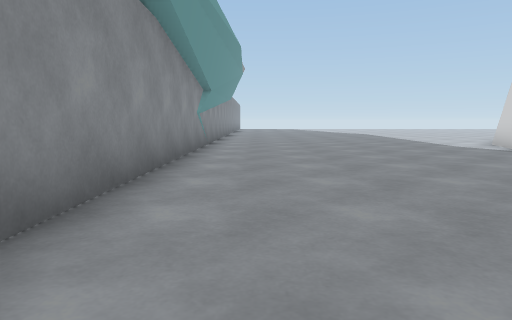
View 1 (above)

23 first-person views from a walk through a scene from a Unity 3-D project. The camera is 1.4 m above the floor, tilts 6° down and sees 70° across. The floor is counted in squares, 2 m on a side. Each view is taken from the middle of a square. On the plan, view 1 faces up. The plan holds only what a view shows up to about 11 squares ahead; the rest is blank. The place goes on beyond the plan. The player is left out. Some surface patterns are stand-ins.

View 2
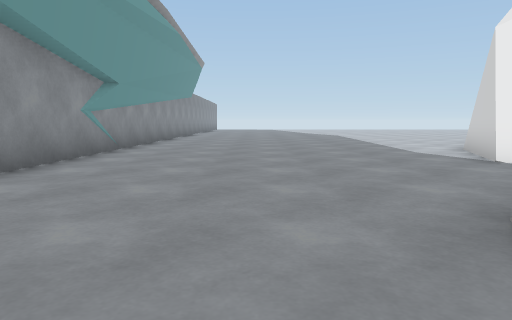

View 3
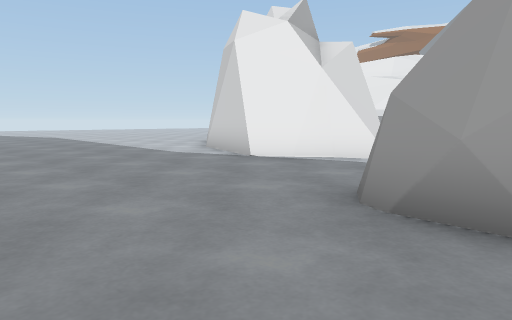

View 4
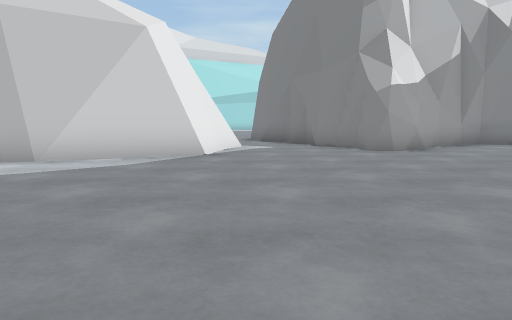

View 5
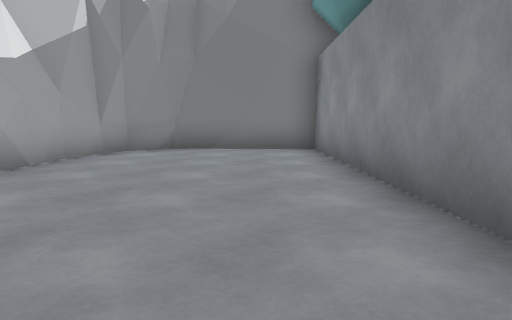

View 6
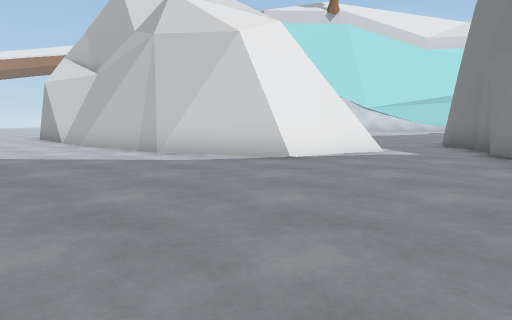

View 7
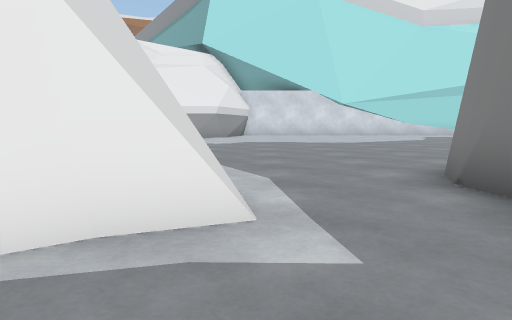

View 8
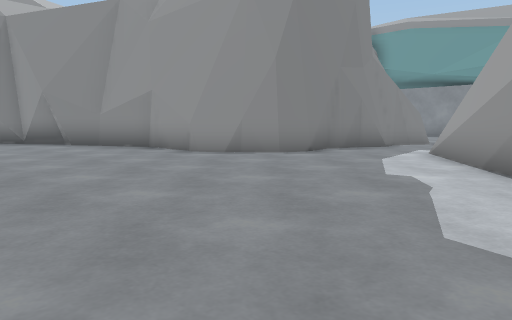

View 9
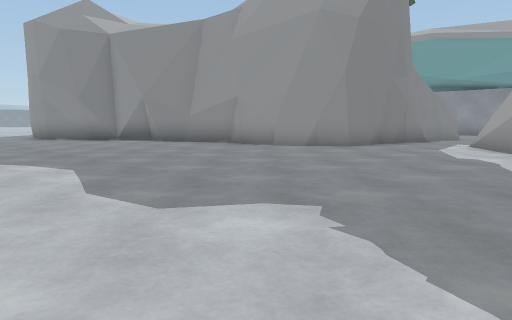

View 10
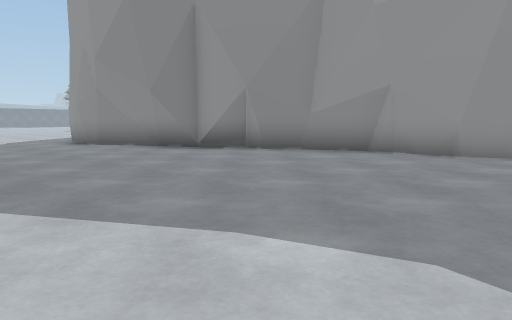

View 11
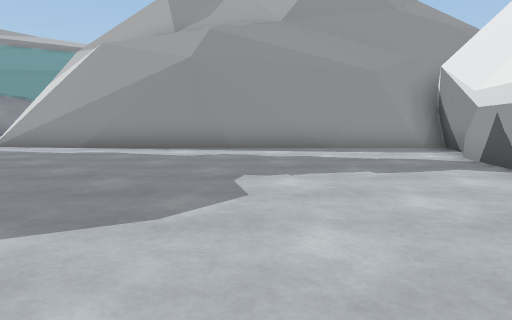

View 12
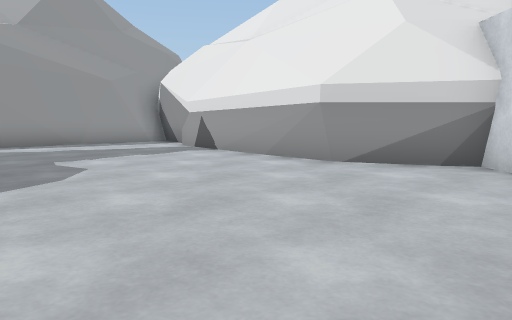

View 13
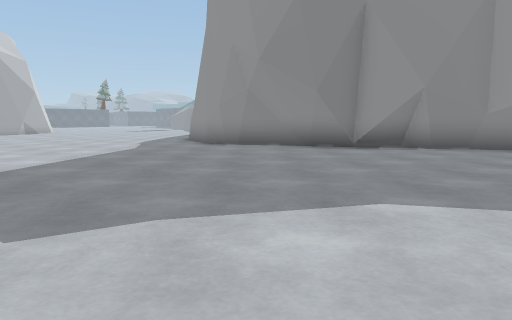

View 14
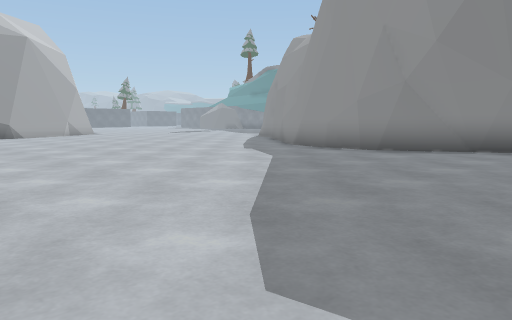

View 15
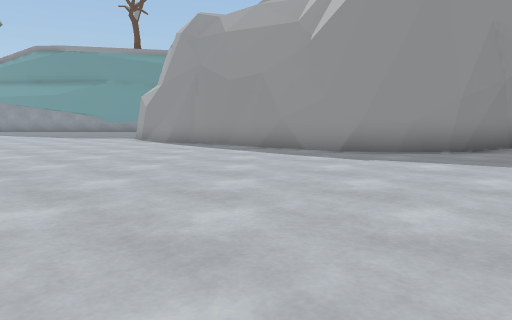

View 16
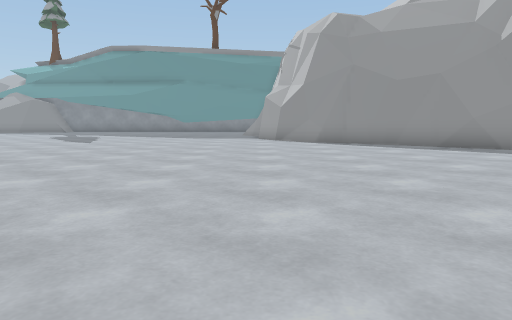

View 17
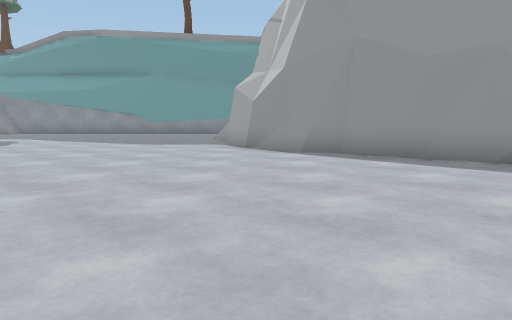

View 18
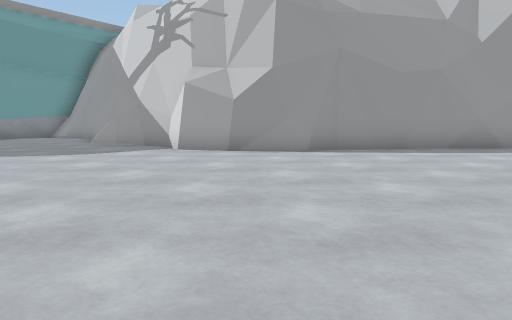

View 19
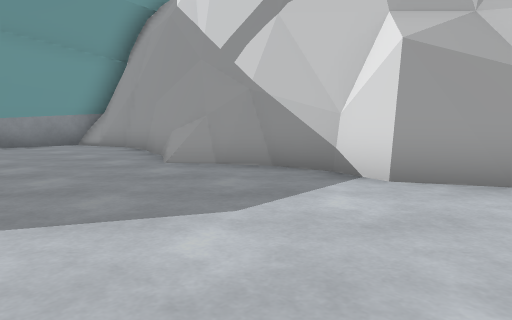

View 20
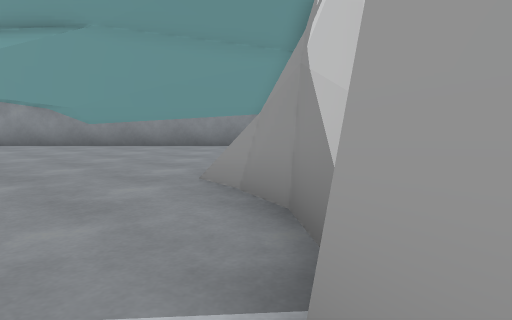

View 21
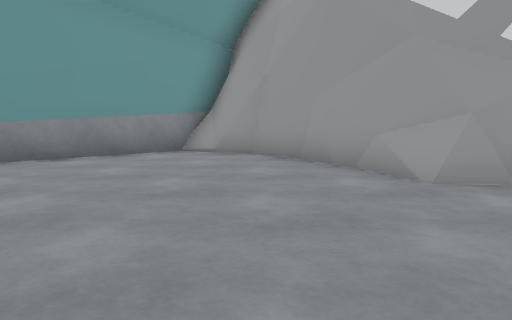

View 22
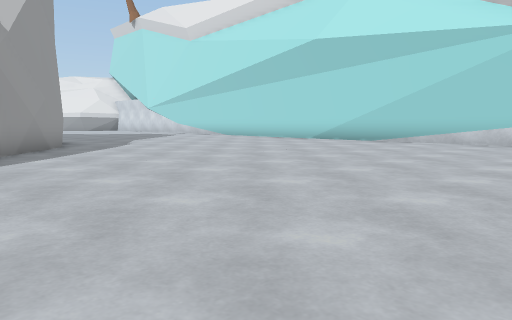

View 23
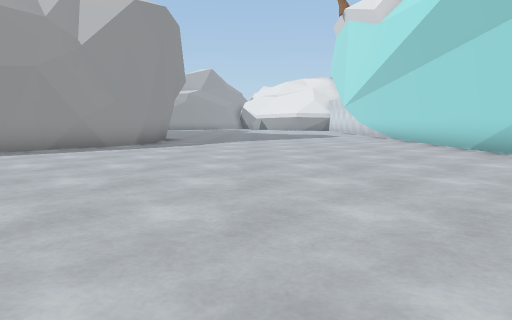

### Floor plan
Key: @ floor where view 1 was taken; # wall or solid block; . floor.
Columns run from 2 left of view 1 to 24 right of it. Each row starts with its distance up from view 1.
 13 #..........#    ##..#
 12 #.........##   ##...##
 11 #........##   ##.....##
 10 #........#   ##.......#
  9 #........#  ##........##
  8 #........####..........##
  7 #.........##............###
  6 #.........................#
  5 #.........................
  4 #.....####...............
  3 #.....#  ####............
  2 #.....#     ##..........
  1 #.....#      #...........
  0 ##@..##      #...........
 -1  #####       #...........
 -2              ##..........
 -3               ##..........
 -4                #..........
 -5                ##.........
 -6                 #.........
 -7                 #........
 -8                 #........
 -9                 #........
-10                ##.........#
-11               ##..........#
-12               #...........#
-13              ##...........#
-14             ##............
-15            ##............
-16 ###### #####.............
-17 #....###..................
-18 #.........................#
-19 #.........................#
-20 #.....................
-21 #....................
-22 #........ .........

Where each view was taken, in squares from view 1:
view 1: 0 up, 0 right, facing up
view 2: 2 up, 2 right, facing up
view 3: 3 up, 1 right, facing up-right
view 4: 13 up, 0 right, facing down-right
view 5: 9 up, 0 right, facing down
view 6: 9 up, 1 left, facing right
view 7: 6 up, 5 right, facing right
view 8: 9 up, 16 right, facing down-left
view 9: 9 up, 19 right, facing down-left
view 10: 4 up, 19 right, facing down-left
view 11: 4 up, 20 right, facing up-left
view 12: 1 up, 20 right, facing up
view 13: 1 up, 22 right, facing down-left
view 14: 3 down, 23 right, facing down-left
view 15: 12 down, 23 right, facing left
view 16: 17 down, 23 right, facing left
view 17: 16 down, 19 right, facing left
view 18: 22 down, 16 right, facing up-left
view 19: 21 down, 10 right, facing up-left
view 20: 17 down, 9 right, facing left
view 21: 22 down, 6 right, facing up-left
view 22: 21 down, 11 right, facing up-right
view 23: 21 down, 18 right, facing up
